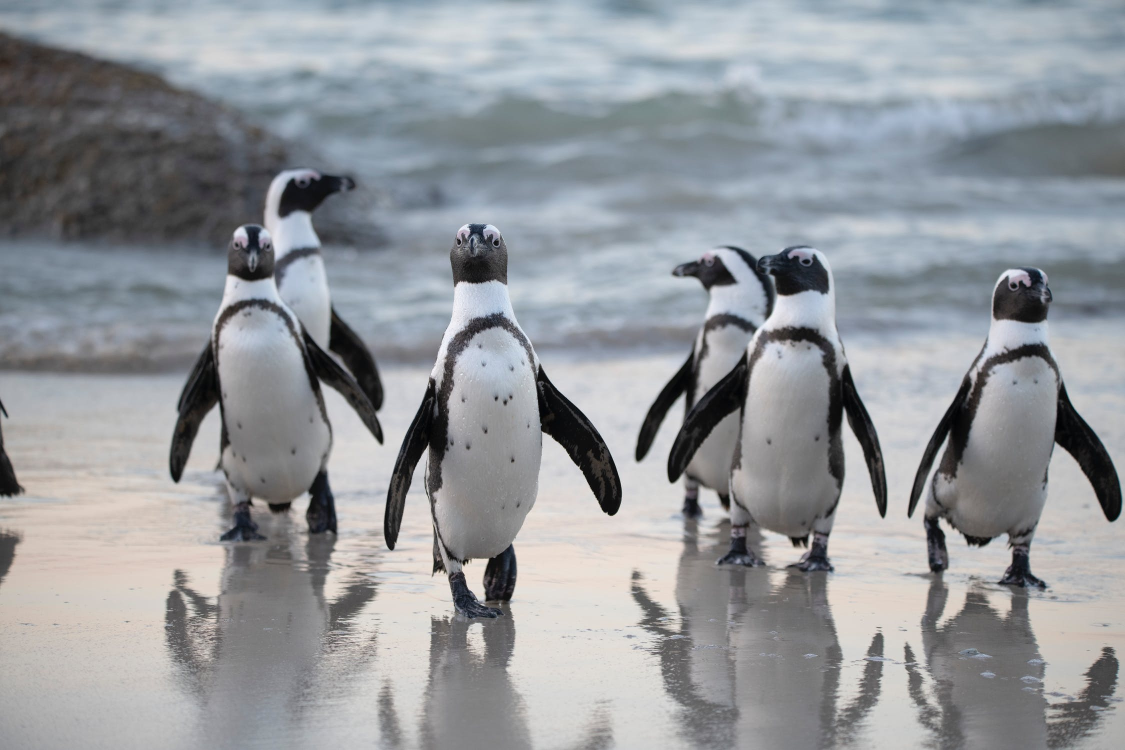
#> input picture images/sea.jpeg, 2250 x 1500 px (shown at 1/2 size)
$ jupyter execute DrawingShapes.ipynb
#> lines starting #> are read from the running program, lines starting #| are printed output that depends on the picture
[cell 1]
import cv2

[cell 2]
img = cv2.imread('./images/sea.jpeg')
#> img is the input picture: shape (1500, 2250, 3); mean B, G, R 155.2, 151, 147.5
type(img)

[cell 3]
cv2.imshow('Brrrr', img)
cv2.waitKey(0)

[cell 4]
img = cv2.resize(img, (0, 0), fx=.5, fy=.5)
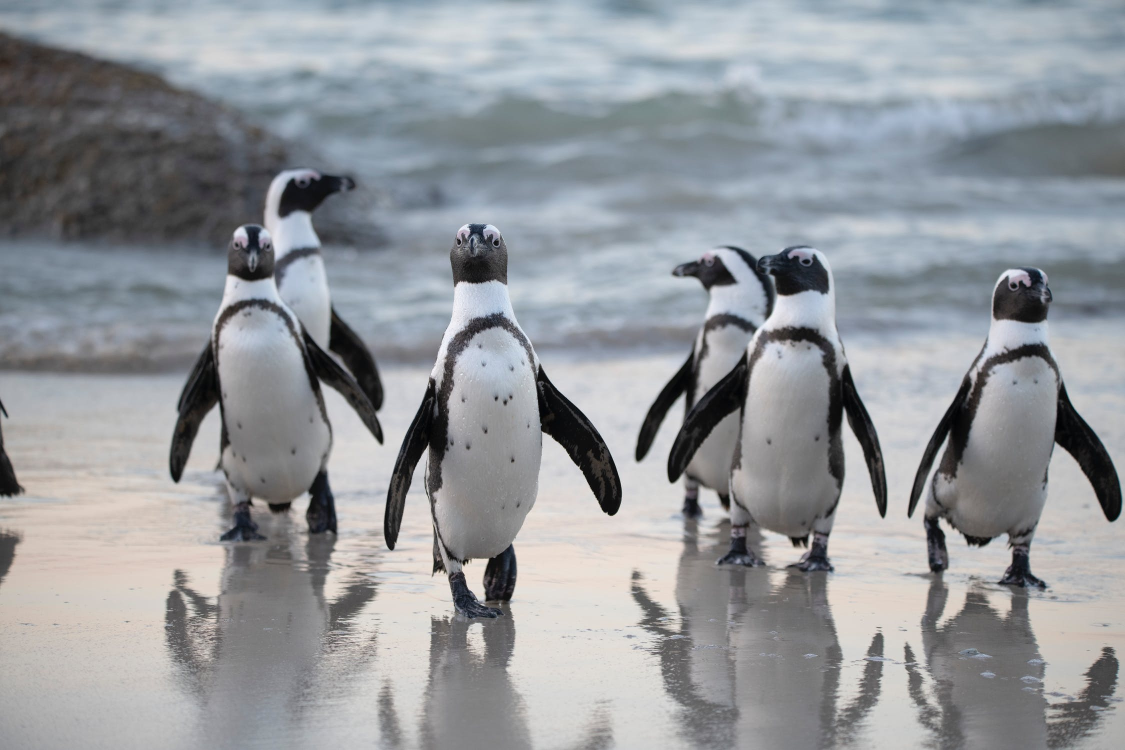
#> img: shape (750, 1125, 3); mean B, G, R 155.3, 151.2, 147.7

Lets draw square like you see in object detection tutorials!
x1,y1 ------
|               |
|               |
|               |
-------------x2,y2

[cell 5]
cv2.rectangle(img, (430, 216), (524, 285), (0,255,0), 5)
cv2.rectangle(img, (973, 259), (1070, 326), (255,0,255), 5)
cv2.putText(img, 'Penguin!', (432,320), cv2.FONT_HERSHEY_SIMPLEX, 1, (0,0,0), 2)
cv2.circle(img, (252,252), 50, (100,100,5), 5)
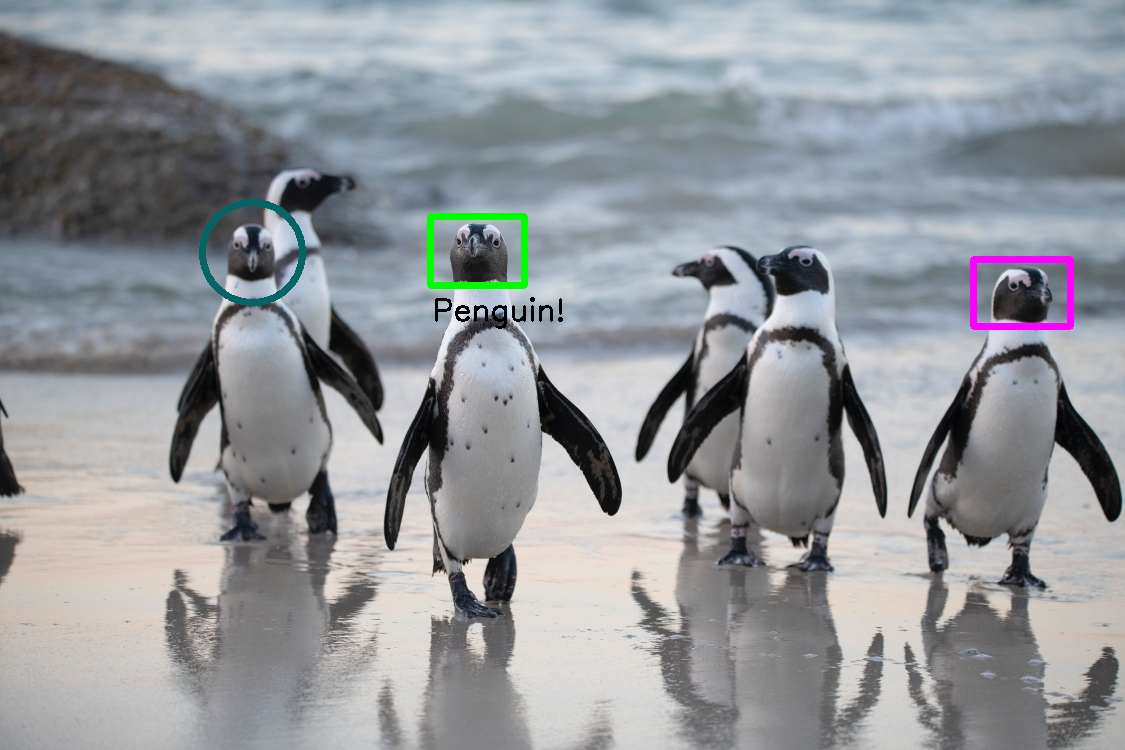
#> img: shape (750, 1125, 3); mean B, G, R 154.7, 150.7, 147

[cell 6]
cv2.imwrite('./images/smallfinal.png',img)
#> Out = True

$ run again, with images/landscape.jpg copied over images/sea.jpeg
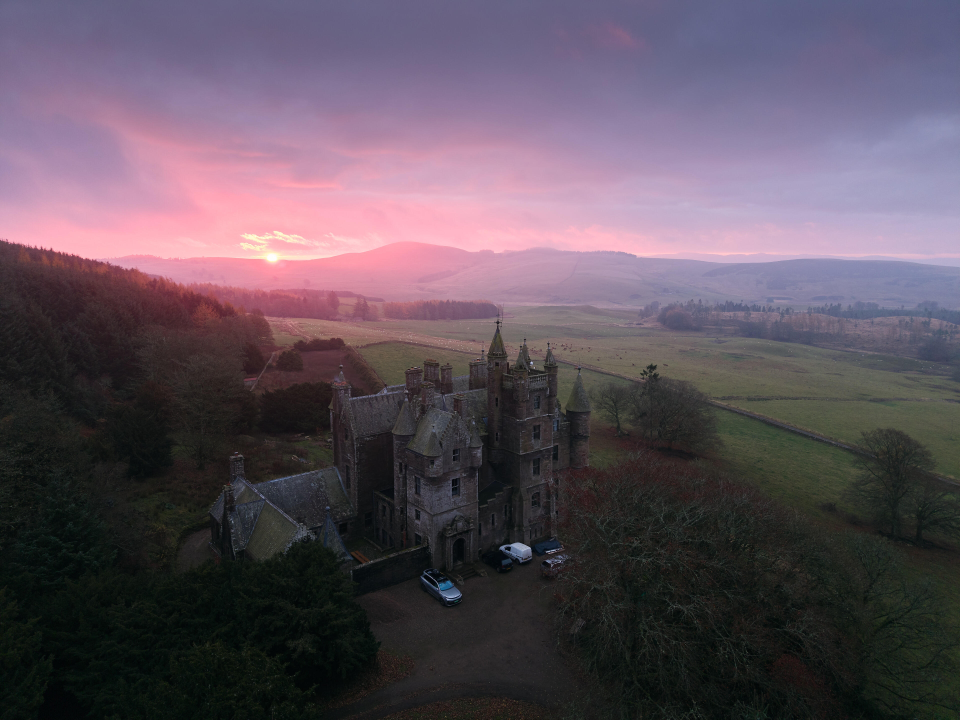
#> input picture images/landscape.jpg, 3840 x 2880 px (shown at 1/4 size)
#> img is the input picture: shape (2880, 3840, 3); mean B, G, R 92.2, 80.6, 93.3
#> `cv2.circle(img, (252,252), 50, (100,100,5), 5)`:
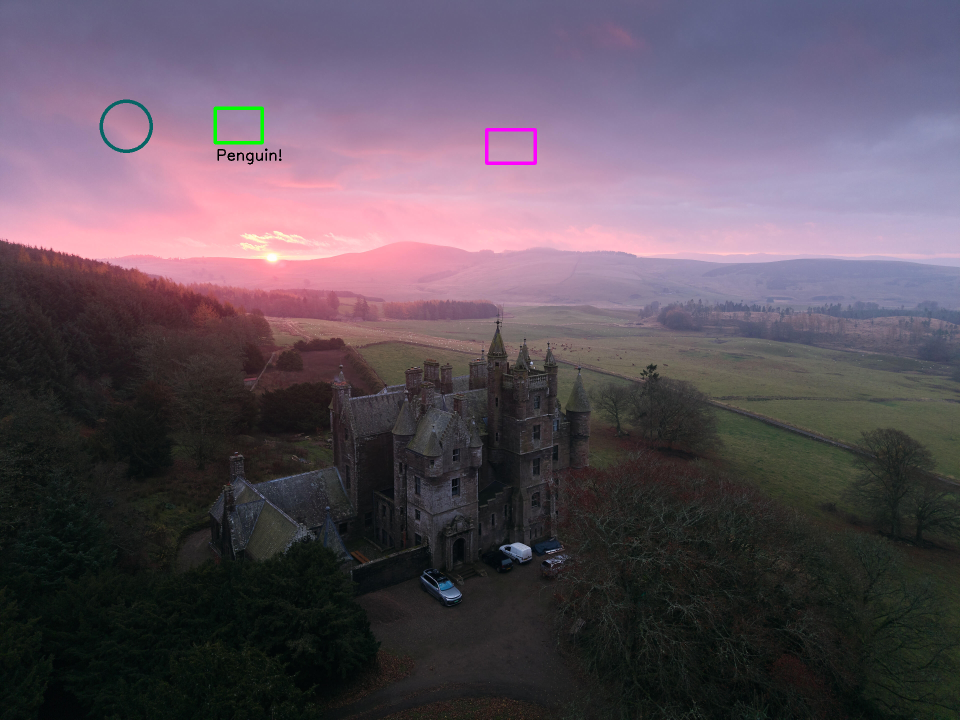
#> img: shape (1440, 1920, 3) (shown at 1/2 size); mean B, G, R 92.2, 80.7, 93.1
#> Out = True
